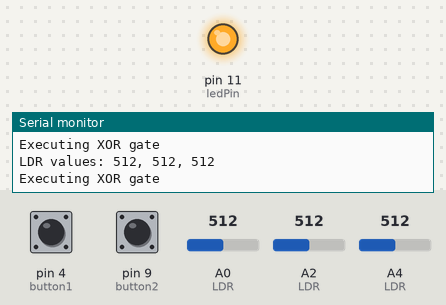
Bench run of a sketch on a simulated Arduino Uno, built with avr-gcc and run on an emulated ATmega328P. Parts: output pins drawn as LEDs (lit = HIGH), the last lines printed to the serial monitor. The inputs (shaded band) are chosen by the test bench; at power-on: A4 (LDR) = 512, pin 4 (button1) HIGH, A2 (LDR) = 512, pin 9 (button2) LOW, A0 (LDR) = 512.

Above: at 1.2 s.
1.3 s: A4 (LDR) set to 159
2.8 s: A4 (LDR) set to 135
At 3.3 s:
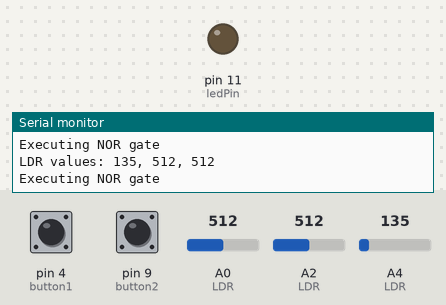
7.5 s: pin 4 (button1) pulled LOW for 3.2 s
At 8.8 s:
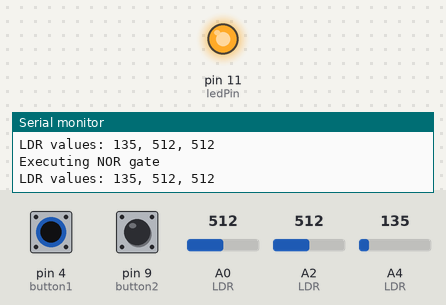
12.2 s: A2 (LDR) set to 161
Timing chart, 0 to 14.7 s (numbered marks = the images above; inputs shaded):
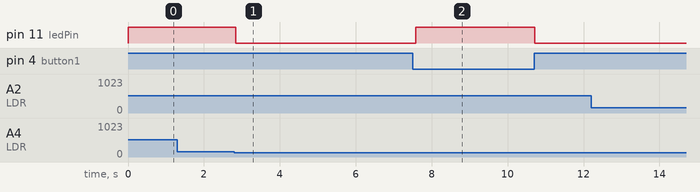

Measured:
- the behaviour switches between 151 and 150 on A4 (LDR) (found by bisection; images 0 and 1)
- after the input at 2.8 s, pin 11 (ledPin): HIGH → LOW at once
- after the input at 7.5 s, pin 11 (ledPin): LOW → HIGH after 0.08 s, → LOW 3.1 s later

The sketch:

interactive_logic_gates_code.ino
```cpp
const int ledPin = 11;  // Define the pin for the LED
const int button1 = 4;  // Define the pin for the first button
const int button2 = 9;  // Define the pin for the second button

void setup() {
  pinMode(ledPin, OUTPUT);   // Set the LED pin as an output
  pinMode(button1, INPUT);   // Set the first button pin as an input
  pinMode(button2, INPUT);   // Set the second button pin as an input
  Serial.begin(9600);        // Initialize Serial Monitor for debugging with a baud rate of 9600
}

void loop() {
  int ldr = analogRead(A4);  // Read the value from the first LDR sensor connected to analog pin A0
  int ldr1 = analogRead(A2); // Read the value from the second LDR sensor connected to analog pin A1
  int ldr2 = analogRead(A0); // Read the value from the third LDR sensor connected to analog pin A2

  // Print the LDR values to the Serial Monitor for debugging
  Serial.print("LDR values: ");
  Serial.print(ldr);
  Serial.print(", ");
  Serial.print(ldr1);
  Serial.print(", ");
  Serial.println(ldr2);

  // Conditional statements to determine which logic gate function to execute
  if (ldr <= 150 && ldr1 <= 150 && ldr2 <= 150) {
    NOT();  // Execute the NOT gate logic
  } else if (ldr <= 150 && ldr1 <= 150 && ldr2 >= 150) {
    AND();  // Execute the AND gate logic
  } else if (ldr <= 150 && ldr1 >= 150 && ldr2 >= 150) {
    NOR();  // Execute the NOR gate logic
  } else if (ldr >= 150 && ldr1 >= 150 && ldr2 >= 150) {
    XOR();  // Execute the XOR gate logic
  } else {
    digitalWrite(ledPin, LOW); // Ensure the LED is off if no condition matches
  }

  delay(100);  // Small delay to avoid rapid polling of the sensors
}

// Function to simulate NOT gate logic
void NOT() {
  Serial.println("Executing NOT gate"); // Print the gate being executed
  if (digitalRead(button1) == LOW) {    // If button1 is pressed (assuming LOW means pressed)
    digitalWrite(ledPin, HIGH);         // Turn on the LED
  } else {
    digitalWrite(ledPin, LOW);          // Otherwise, turn off the LED
  }
}

// Function to simulate AND gate logic
void AND() {
  Serial.println("Executing AND gate"); // Print the gate being executed
  if (digitalRead(button1) == HIGH && digitalRead(button2) == HIGH) { // If both button1 and button2 are pressed
    digitalWrite(ledPin, HIGH);         // Turn on the LED
  } else {
    digitalWrite(ledPin, LOW);          // Otherwise, turn off the LED
  }
}

// Function to simulate NOR gate logic
void NOR() {
  Serial.println("Executing NOR gate"); // Print the gate being executed
  if (digitalRead(button1) == LOW && digitalRead(button2) == LOW) { // If both button1 and button2 are not pressed
    digitalWrite(ledPin, HIGH);         // Turn on the LED
  } else {
    digitalWrite(ledPin, LOW);          // Otherwise, turn off the LED
  }
}

// Function to simulate XOR gate logic
void XOR() {
  Serial.println("Executing XOR gate"); // Print the gate being executed
  if (digitalRead(button1) == HIGH && digitalRead(button2) == HIGH) { // If both button1 and button2 are pressed
    digitalWrite(ledPin, LOW);          // Turn off the LED
  } else if (digitalRead(button1) == LOW && digitalRead(button2) == LOW) { // If both button1 and button2 are not pressed
    digitalWrite(ledPin, LOW);          // Turn off the LED
  } else {
    digitalWrite(ledPin, HIGH);         // Otherwise, turn on the LED
  }
}
```
